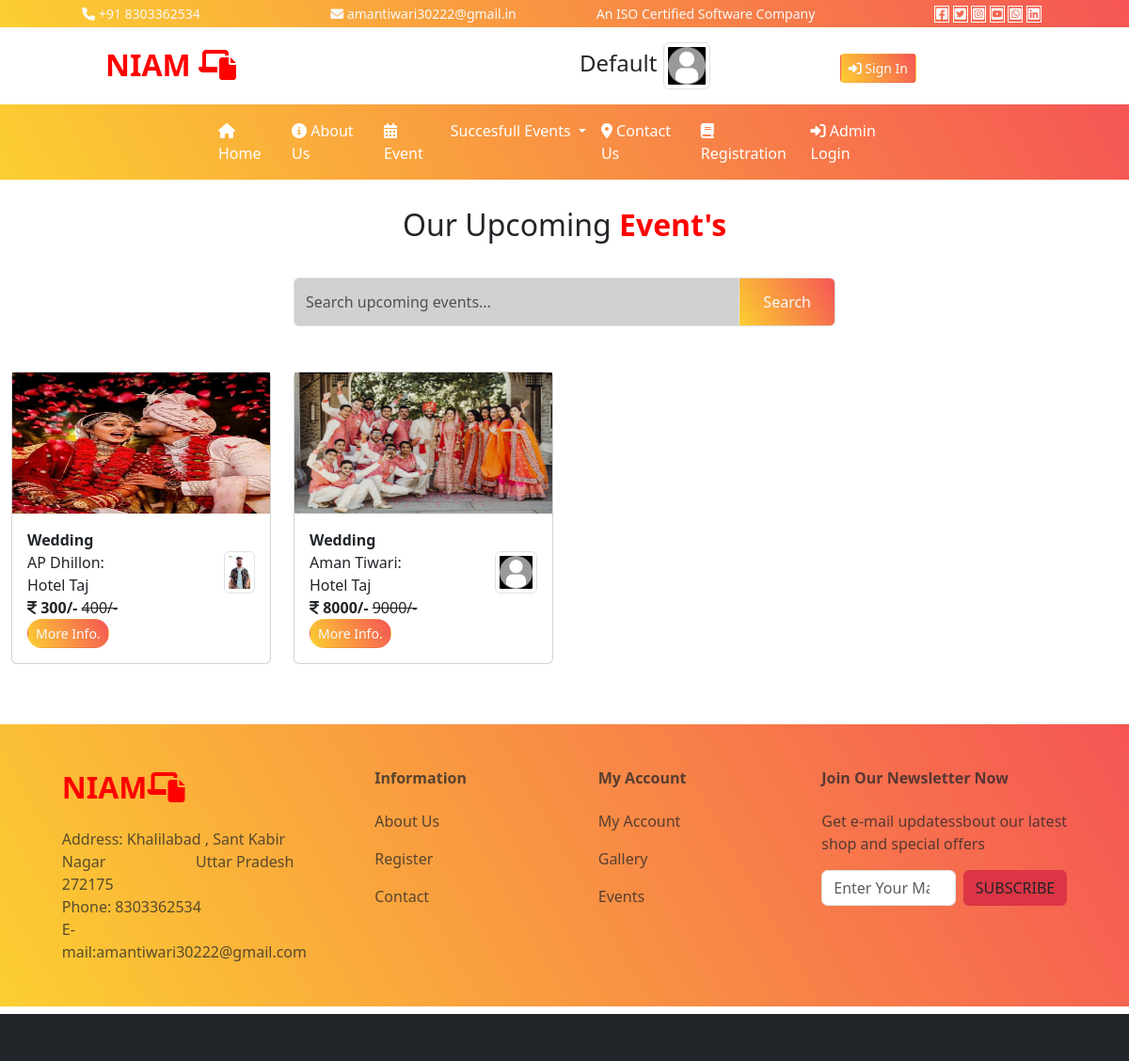
/user/event/?msg=7, run on the app's committed database.
### user/models.py (models this page shows)
class event(models.Model):
    event_category=models.ForeignKey(category,on_delete=models.CASCADE)
    speaker_name=models.CharField(max_length=200,null=True)
    hotel=models.ForeignKey(placename,on_delete=models.CASCADE)
    city=models.ForeignKey(city,on_delete=models.CASCADE)
    event_picture=models.ImageField(upload_to='static/event/',null=True)
    speaker_picture=models.ImageField(upload_to='static/speaker',null=True)
    price=models.IntegerField()
    dprice=models.IntegerField()
    event_date=models.DateField()
    event_detail=models.TextField(null=True)

class category(models.Model):
    cname=models.CharField(max_length=200,null=True)
    cpic=models.ImageField(upload_to='static/category/',null=True)
    cdate=models.DateField()
    def __str__(self):
        return self.cname

class placename(models.Model):
    place=models.CharField(max_length=200)
    address=models.TextField()
    ppic=models.ImageField(upload_to='static/Hotel/',null=True)
    pdate=models.DateField()
    def __str__(self):
        return self.place

### user/views.py (the view)
# urls.py: path('event/',views.myevent),
def myevent(request):
    cid=request.GET.get('msg')
    sdata=request.GET.get('search')
    if cid is not None:
        edata=event.objects.filter(event_category=cid)
    elif sdata is not None:
        edata=event.objects.filter(Q(speaker_name__icontains=sdata))
    else:
        edata=event.objects.all().order_by('-id')
    md={"edata":edata}
    return render(request,'user/event.html',md)

### templates/user/event.html
{% extends 'base.html'%}
{% load  static %}
{% block content %}
<div class="text-center fs-2 my-2">
    Our Upcoming <b class="txt-mycolor">Event's</b>
</div>
<div class="row">
    <div class="col-sm-6 mx-auto">
        <form method="get">
        <div class="input-group mt-4">
            <input type="text" name="search" style="background:#d1d1d1 !important;" placeholder="Search upcoming events..." class="form-control"/>
        <i class="input-group-text bg-mycolor text-light">
            <input type="submit" class="btn text-light"  value="Search"/>
        </i>
        </div>
            </form>
    </div>
</div>
<div class="row my-4">
     {% for a in edata %}
                 <div class="col-lg-3 col-md-6 col-sm-12 my-4">
                     <div class="card">
                         <img src="/{{a.event_picture}}" style="max-height:150px" class="img-card-top"/>
                     <div class="card-body">
                         <b>{{a.event_category}}</b><br/>
                         {{a.speaker_name}}:&nbsp;&nbsp;&nbsp;&nbsp;&nbsp;&nbsp;<img src="/{{a.speaker_picture}}" class="img-thumbnail float-end" style="max-height:45px;"/><br/>
                         {{a.hotel}}<br/>
                         <i class="fa-solid fa-indian-rupee-sign"></i>
                         <b>{{a.dprice}}/-</b> <s>{{a.price}}/-</s><br/>
                          <a href="/user/viewdetails?msg={{a.id}}" class="btn btn-sm rounded-pill  bg-mycolor text-light">More Info.</a>
                     </div>
                     </div>
                 </div>
    {% empty %}
    <div class="col-sm-12 text-center fs-1 py-5">
        <span class="text-danger">Sorry ! </span> No Record Found
    </div>
                 {% endfor %}
</div>
{% endblock %}

### templates/base.html (style rules this page uses)
:root { --bgcolor:linear-gradient(60deg,#FCCF31,#F55555); --txtcolor:red; }
.bg-mycolor { background:var(--bgcolor) !important; }
.txt-mycolor { color:var(--txtcolor); }

### data on the page
event: event_picture (picture), event_category "Wedding", speaker_name "AP Dhillon", speaker_picture (picture), hotel "Hotel Taj", dprice "300", price "400"
event: event_picture (picture), event_category "Wedding", speaker_name "Aman Tiwari", speaker_picture (placeholder picture), hotel "Hotel Taj", dprice "8000", price "9000"
